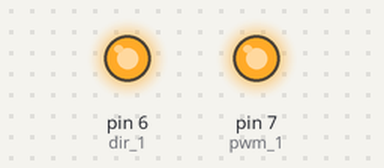
Recording of a sketch running on a simulated Arduino Uno, built with avr-gcc and run on an emulated ATmega328P. Parts: output pins drawn as LEDs (lit = HIGH). What the sketch prints to the serial monitor is not drawn. At 30.8 s the program stops and its outputs stay as they are.

Above: at 0.1 s.
Timing chart, 0 to 1.6 s (numbered marks = the images above):
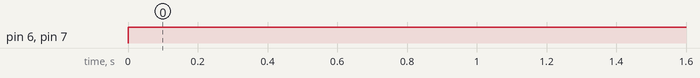

Measured:
- by itself, pin 6 (dir_1), pin 7 (pwm_1): LOW → HIGH at 0.00 s

The sketch:

Locked1.ino
```cpp
// define pin name
// #define pwm_2 4
 #define pwm_1 7
// #define dir_2 3
 #define dir_1 6
void setup() {
// pinMode(pwm_2, OUTPUT);
 pinMode(pwm_1, OUTPUT);
 pinMode(dir_1, OUTPUT);
// pinMode(dir_2, OUTPUT);
 Serial.begin(9600);
 //Serial.println(&quot;DIR&quot;);
}
void loop() {
 int pwm_value = 0;
 int opposite_i;
 digitalWrite(pwm_1,HIGH);
// digitalWrite(pwm_2,HIGH);
 for(int i=0;i<=255;i++){
   analogWrite(dir_1,255);
// opposite_i=255-i;
// analogWrite(dir_2,(255-i));
 delay(120);
 Serial.println(i);
 }
 while(1)
 continue;
}
```
